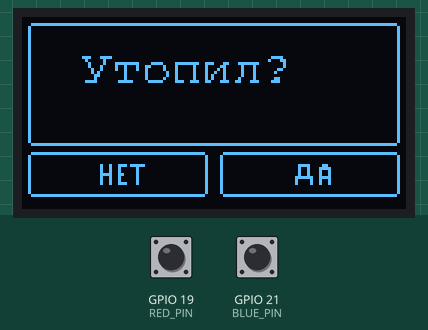
The program below on a simulated ESP32. Shown: 128×64 one-colour display. The inputs (shaded band) are chosen by the test bench; at power-on: GPIO 19 (RED_PIN) HIGH, GPIO 21 (BLUE_PIN) HIGH. WiFi joins after 1.5 s; servers stay silent unless stated; random numbers use the default seed unless the program sets one; what the program prints to the serial monitor is not drawn.

Above: at 4.7 s.
4.8 s: GPIO 19 (RED_PIN) pulled LOW for 0.15 s
At 5.9 s:
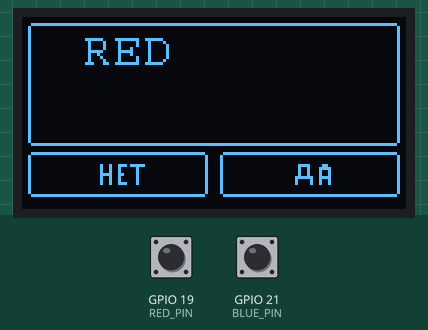
6.6 s: GPIO 21 (BLUE_PIN) pulled LOW for 0.15 s
At 7.3 s:
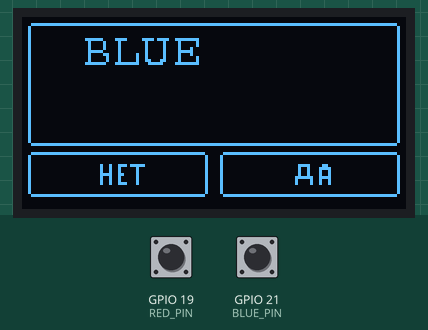
8.4 s: GPIO 19 (RED_PIN) pulled LOW for 1 s
At 8.58 s:
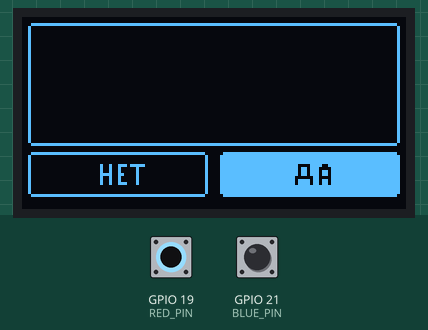
10.9 s: GPIO 21 (BLUE_PIN) pulled LOW for 1 s
At 11.08 s:
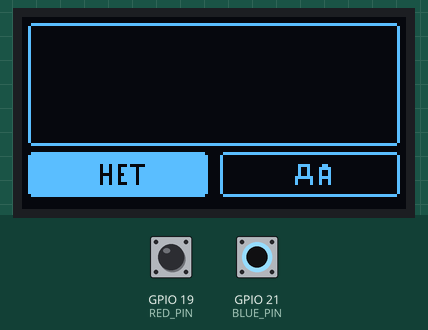
Timing chart, 0 to 13.9 s (numbered marks = the images above; inputs shaded):
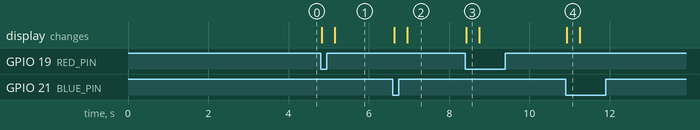

Measured:
- after the input at 4.8 s, the display: first changes at once (image 1 shows a later state)
- after the input at 6.6 s, the display: first changes at once (image 2 shows a later state)
- after the input at 8.4 s, the display: changes at once (image 3)
- after the input at 10.9 s, the display: changes at once (image 4)

The program:

main.cpp
```cpp
#include <Arduino.h>
#include <vector>
#include <esp_system.h>
#include "WiFi.h"
#include <ESPmDNS.h>
#include <SPI.h>
#include <Wire.h>
#include <Adafruit_GFX.h>
#include <Adafruit_SSD1306.h>
#include "FontsRus/CourierCyr8.h"
#include "types.h"
#include "Grid.h"
#include "ships.h"
#include "images.h"

#define WIFI_SSID "Finetwork_q79F"
#define WIFI_PASSWORD "HNfY4H5R"
#define PRINTER_HOST "hpe073e7fd8c1c.local"
#define SCREEN_WIDTH 128
#define SCREEN_HEIGHT 64
#define RED_PIN 19
#define BLUE_PIN 21

Adafruit_SSD1306 oled(SCREEN_WIDTH, SCREEN_HEIGHT, &Wire, -1);
Grid my_grid;
Grid opponents_grid;

void connect_to_wifi() {
  WiFi.mode(WIFI_STA);
  WiFi.begin(WIFI_SSID, WIFI_PASSWORD);
  Serial.print(String("Connecting to wifi: ") + WIFI_SSID + " .");

  while (WiFi.status() != WL_CONNECTED) {
    Serial.print('.');
    delay(500);
  }
  Serial.println(WiFi.localIP());
}

void place_random_ship(std::vector<Ship>& ships, short quantity ) {
  Ship random_ship;
  Coordinate random_coordinate;
  short ships_placed = 0;
  auto empty_coordinates = my_grid.empty_cells();

  while(ships_placed < quantity) {
    random_coordinate = empty_coordinates[esp_random() % empty_coordinates.size()];
    random_ship = ships[esp_random() % ships.size()];
    if(my_grid.place_figure(random_coordinate, random_ship)) { ships_placed ++; }
  }
}

void setup() {
  Serial.begin(9600);

  pinMode(RED_PIN, INPUT_PULLUP);
  pinMode(BLUE_PIN, INPUT_PULLUP);

  Wire.begin(23, 22);
  if(!oled.begin(SSD1306_SWITCHCAPVCC, 0x3C)) {
    Serial.println(F("SSD1306 allocation failed"));
    for(;;);
  }

  oled.clearDisplay();
  oled.drawBitmap(0, 0, yes_no_bmp, 128, 64, WHITE);
  oled.setTextSize(1);
  oled.setTextColor(WHITE);
  oled.setCursor(20, 15);
  oled.setFont(&CourierCyr8pt8b); // выбор шрифта
  oled.println("Утопил?");
  oled.display();

  my_grid.empty();
  place_random_ship(four_cells_ships, 1);
  place_random_ship(three_cells_ships, 2);
  place_random_ship(two_cells_ships, 3);
  place_random_ship(one_cells_ships, 4);
  my_grid.inspect();


  Serial.println("");
  Serial.println("");

  opponents_grid.acknowledge_cell({2,2}, CELL_FULL);
  opponents_grid.acknowledge_cell({3,2}, CELL_FULL);

  opponents_grid.inspect();
  connect_to_wifi();
}

bool blue_button_prev_state = HIGH;
bool red_button_prev_state = HIGH;

void loop() {

  bool red_button_state = digitalRead(RED_PIN);
  if(red_button_prev_state == HIGH && red_button_state == LOW) {
    oled.clearDisplay();
    oled.drawBitmap(0, 0, yes_bmp, 128, 64, WHITE);
    oled.display();

    delay(300);

    oled.clearDisplay();
    oled.drawBitmap(0, 0, yes_no_bmp, 128, 64, WHITE);
    oled.setCursor(20, 15);
    oled.println("RED");
    oled.display();
  }
  red_button_prev_state = red_button_state;

  bool blue_button_state = digitalRead(BLUE_PIN);
  if(blue_button_prev_state == HIGH && blue_button_state==LOW) {
    oled.clearDisplay();
    oled.drawBitmap(0, 0, no_bmp, 128, 64, WHITE);
    oled.display();

    delay(300);

    oled.clearDisplay();
    oled.drawBitmap(0, 0, yes_no_bmp, 128, 64, WHITE);
    oled.setCursor(20, 15);
    oled.println("BLUE");
    oled.display();
  }
  blue_button_prev_state = blue_button_state;


}
```

Grid.cpp
```cpp
#include "Grid.h"
#include <algorithm>
#include <Arduino.h>

Grid::Grid() {
  for(short i = 0; i < HEIGHT; i++) {
    std::vector<char> row = {};
    for(short j = 0; j < HEIGHT; j++) {
      row.push_back(' ');
    }
    grid.push_back(row);
  }
}

void Grid::acknowledge_cell(Coordinate point, char value) {
  if(value == CELL_EMPTY) {
    grid[point[0]][point[1]] = value;
    return;
  }

  if(value == CELL_FULL) {
    for(auto& neighbour : connected_cells(point)) {
      if(neighbours_has_ship(neighbour)) {
        grid[neighbour[0]][neighbour[1]] = CELL_EMPTY;
      }
    }
    grid[point[0]][point[1]] = value;
  }
}

bool Grid::neighbours_has_ship(Coordinate point) {
  auto neighbours = connected_cells(point);
  return std::any_of(neighbours.begin(), neighbours.end(), [this](Coordinate p) {
    return grid[p[0]][p[1]] == CELL_FULL;
  });
}

std::vector<Coordinate> Grid::connected_cells(Coordinate point) {
  std::vector<Coordinate> result = {};

  if( point[0] > 0 ) { result.push_back({ point[0]-1, point[1]}); }
  if( point[0] < HEIGHT-1 ) { result.push_back({ point[0]+1, point[1]}); }
  if( point[1] > 0 ) { result.push_back({ point[0], point[1]-1}); }
  if( point[1] < WIDTH-1 ) { result.push_back({ point[0], point[1]+1}); }
  if( point[0] > 0 && point[1] > 0 ) { result.push_back({ point[0]-1, point[1]-1}); }
  if( point[0] > 0 && point[1] < WIDTH-1 ) { result.push_back({ point[0]-1, point[1]+1}); }
  if( point[0] < HEIGHT-1 && point[1] < WIDTH-1 ) { result.push_back({ point[0]+1, point[1]+1}); }
  if( point[0] < HEIGHT-1 && point[1] > 0 ) { result.push_back({ point[0]+1, point[1]-1}); }

  return result;
}

std::vector<Coordinate> Grid::empty_cells() {
  std::vector<Coordinate> result;
  for(short i = 0; i < HEIGHT; i++) {
    for(short j = 0; j < HEIGHT; j++) {
      if(grid[i][j] == CELL_EMPTY && !neighbours_has_ship({i,j})) { result.push_back({i,j}); }
    }
  }
  return result;
}

bool Grid::place_figure(Coordinate point, Ship ship, bool simulate) {
  Ship position;
  std::for_each(ship.begin(), ship.end(), [this, &point, &position](Coordinate cell) {
    position.push_back({ cell[0]+point[0], cell[1]+point[1] });
  });

  auto available_cells = empty_cells();

  bool imposible = std::any_of(position.begin(), position.end(), [this, available_cells](Coordinate cell) {
    return available_cells.end() == std::find(available_cells.begin(),available_cells.end(), cell);
  });

  if(imposible) { return false; }
  if (simulate) { return true; }

  for(auto& cell : position) {
    grid[cell[0]][cell[1]] = CELL_FULL;
  }

  return true;
}

void Grid::empty() {
  for(short i = 0; i < HEIGHT; i++) {
    for(short j = 0; j < HEIGHT; j++) {
      grid[i][j] = ' ';
    }
  }
}

void Grid::inspect(WiFiClient* wifi_client) {
  const char row_names[10] = {'A', 'B', 'C', 'D', 'E', 'F', 'G', 'H', 'I', 'J'};

  auto output = [&](const String& message) {
    if (wifi_client && wifi_client->connected()) {
      wifi_client->println(message);
    } else {
      Serial.println(message);
    }
  };

  output("    1   2   3   4   5   6   7   8   9   10");
  output("  +---+---+---+---+---+---+---+---+---+---+");
  for (size_t rowIndex = 0; rowIndex < grid.size(); rowIndex++) {
    String row_output = String(row_names[rowIndex]) + " |";
    for (char& c : grid[rowIndex]) {
      row_output += " ";
      row_output += c;
      row_output += " |";
    }
    output(row_output);
    output("  +---+---+---+---+---+---+---+---+---+---+");
  }

}
```

Grid.h
```cpp
#include <vector>
#include "WiFi.h"
#include "types.h"

class Grid {
  public:
    Grid();
    std::vector<std::vector<char>> grid;
    static constexpr short HEIGHT = 10;
    static constexpr short WIDTH = 10;
    void inspect(WiFiClient* wifi_client = nullptr);
    void empty();
    bool place_figure(Coordinate point, Ship ship, bool simulate = false);
    void acknowledge_cell(Coordinate point, char value);
    bool neighbours_has_ship(Coordinate point);
    std::vector<Coordinate> connected_cells(Coordinate point);
    std::vector<Coordinate> empty_cells();
};
```

images.h
```cpp
#pragma once

#include <Arduino.h>

extern const unsigned char yes_no_bmp [] PROGMEM;
extern const unsigned char yes_bmp [] PROGMEM;
extern const unsigned char no_bmp [] PROGMEM;
```

ships.cpp
```cpp
#include "ships.h"

std::vector<Ship> one_cells_ships = { {{0,0}} };

std::vector<Ship> two_cells_ships = { {{0,0}, {0,1}}, {{0,0}, {1,0}} };

std::vector<Ship> three_cells_ships = {
  {{0,0}, {0,1}, {0,2}},
  {{0,0}, {1,0}, {2,0}},
  {{0,0}, {0,1}, {1,0}},
  {{0,0}, {1,0}, {1,1}},
  {{0,0}, {0,1}, {1,1}},
  {{0,0}, {0,1}, {-1,1}}
};

std::vector<Ship> four_cells_ships = {
  {{0,0}, {0,1}, {0,2}, {1,2}},
  {{0,0}, {0,1}, {0,2}, {-1,2}},
  {{0,0}, {1,0}, {2,0}, {2,1}},
  {{0,0}, {1,0}, {2,0}, {2,-1}},
  {{0,0}, {1,0}, {2,0}, {0,1}},
  {{0,0}, {1,0}, {2,0}, {0,-1}},
  {{0,0}, {0,1}, {-1,1}, {0,2}},
  {{0,0}, {0,1}, {1,1}, {0,2}},
  {{0,0}, {0,1}, {-1,0}, {0,2}},
  {{0,0}, {0,1}, {1,0}, {0,2}},
  {{0,0}, {0,1}, {1,0}, {1,1}},
  {{0,0}, {0,1}, {0,2}, {0,3}},
  {{0,0}, {1,0}, {2,0}, {3,0}}
};
```

ships.h
```cpp
#include <vector>
#include "types.h"

extern std::vector<Ship> one_cells_ships;
extern std::vector<Ship> two_cells_ships;
extern std::vector<Ship> three_cells_ships;
extern std::vector<Ship> four_cells_ships;
```

types.h
```cpp
#pragma once

#include <vector>
#include <array>

using Coordinate = std::array<int, 2>;
using Ship = std::vector<Coordinate>;
static const char CELL_EMPTY = ' ';
static const char CELL_FULL = '#';
static const char CELL_UNKNOWN = '.';
static const char CELL_HIT = 'X';
static const char CELL_MISS = '+';
```

Source omitted: CourierCyr8.h (data table, 16912 bytes), images.cpp (data table, 19050 bytes)
